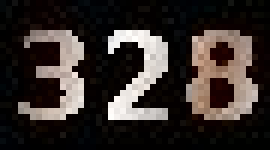
#> input picture captcha.jpg, 45 x 25 px, found by its file name (shown 6 times larger)
$ python pillow.py
#> lines starting #> are read from the running program, lines starting #| are printed output that depends on the picture; after the words box and inside, x2 and y2 are one past the last pixel; in counts of white or black regions, pixels touching at a corner belong together
#this code can get the number of the simple captchas
__author__="Ali Reza Bahrami"


from PIL import Image
from os import getcwd as current_dir
image1=Image.open(current_dir()+"\\captcha.jpg")
#> image1 is the input picture: PIL image 45x25 RGB; mean R, G, B 53.6, 46.3, 43.4
width,height=image1.size
#> width = 45; height = 25
bucket=[]
best_match=[]
number=""

def apply_blackwhite_filter(img):
    for y in range(height):
        for x in range(width):
            r,g,b=img.getpixel((x,y))
            if r<=127.5 and g<=127.5 and b<=127.5:
                img.putpixel((x,y),(255,255,255))
            else:
                img.putpixel((x,y),(0,0,0))
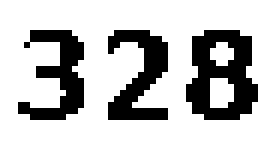
#> img: PIL image 45x25 RGB (shown 6 times larger); 75.3% white; black in thin lines or dots, all inside (x1, y1, x2, y2) = (3, 5, 43, 20)


def split_numbers(img):
    is_first=0
    order=0
    start=False
    for x in range(width):
        if x>1:
            if len(set(bucket))!=1:
                start=True
                is_first+=1
                if is_first==1:
                    point=x
            else:
                if start:
                    order+=1
                    start=False
                    cropped=img.crop((point,0,x,y))
                    cropped.save("number{}.png".format(order))
                    is_first=0
            bucket.clear()
        for y in range(height):
            bucket.append(img.getpixel((x,y)))
#> after the loop, bucket = 25 items, first 6: (255, 255, 255), (255, 255, 255), (255, 255, 255), (255, 255, 255), (255, 255, 255), (255, 255, 255); is_first = 0; order = 3


def compare(splited_number):#splited_number is wich we extract from the original picture
    compare_list=[]
    w,h=splited_number.size
    one_pixel_percent=100/(w*h)
    for number in range(10):
        source_number=Image.open(current_dir()+"\\numbers\\{}.png".format(number))
        source_number=source_number.resize((w,h))
        similarity=0
        for x in range(w):
            for y in range(h):
                if source_number.getpixel((x,y))==splited_number.getpixel((x,y)):
                    similarity+=one_pixel_percent
        compare_list.append(similarity)
    best_match.append(str(compare_list.index(max(compare_list))))
def num_creator():
    number=int("".join(best_match))
    print("captcha is: {}".format(number))

apply_blackwhite_filter(image1)
split_numbers(image1)
for i in range(1,4):
#> (the run stopped early here; a loop or call above may not have finished)
